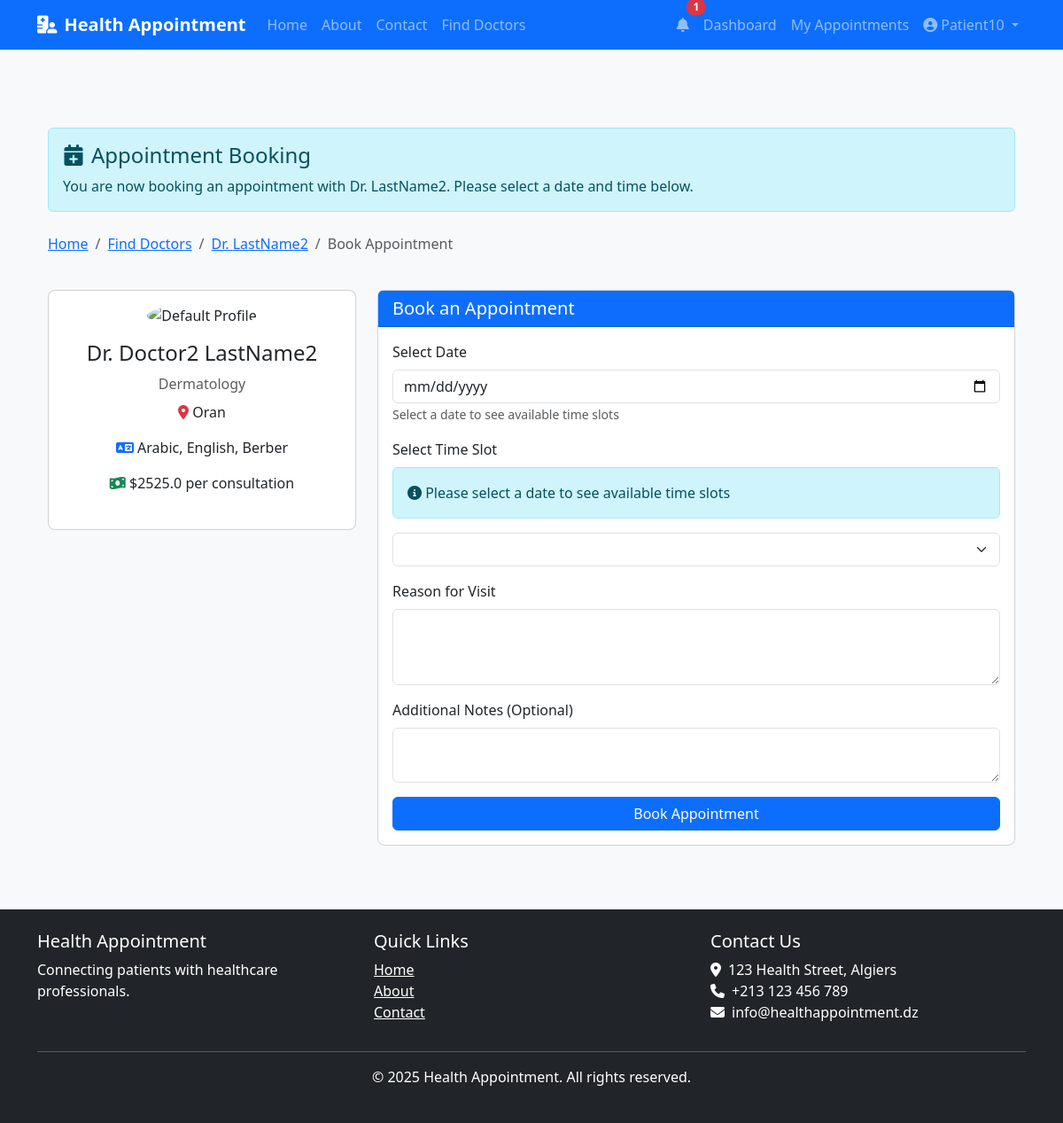
The app's page /book-appointment/2 (signed in) with its own data.
### models.py (models this page shows, shortened)
class User(db.Model, UserMixin):
    __tablename__ = 'users'
    id = db.Column(db.Integer, primary_key=True)
    email = db.Column(db.String(120), unique=True, nullable=False)
    phone = db.Column(db.String(20), unique=True, nullable=False)
    password_hash = db.Column(db.String(128), nullable=False)
    first_name = db.Column(db.String(50), nullable=False)
    last_name = db.Column(db.String(50), nullable=False)
    user_type = db.Column(db.Enum(UserType), nullable=False)
    is_active = db.Column(db.Boolean, default=False)
    created_at = db.Column(db.DateTime, default=datetime.utcnow)
    updated_at = db.Column(db.DateTime, default=datetime.utcnow, onupdate=datetime.utcnow)
    phone_verified = db.Column(db.Boolean, default=False)
    phone_verification_code = db.Column(db.String(6))
    phone_verification_sent_at = db.Column(db.DateTime)
    email_verified = db.Column(db.Boolean, default=False)
    email_verification_token = db.Column(db.String(100))
    email_verification_sent_at = db.Column(db.DateTime)
    patient = db.relationship('Patient', backref='user', uselist=False, cascade='all, delete-orphan')
    doctor = db.relationship('Doctor', backref='user', uselist=False, cascade='all, delete-orphan')
    notifications = db.relationship('Notification', backref='user', lazy=True, cascade='all, delete-orphan')

class Doctor(db.Model):
    __tablename__ = 'doctors'
    id = db.Column(db.Integer, primary_key=True)
    user_id = db.Column(db.Integer, db.ForeignKey('users.id'), nullable=False)
    specialty = db.Column(db.String(100))
    license_number = db.Column(db.String(50), unique=True, nullable=False)
    years_of_experience = db.Column(db.Integer)
    education = db.Column(db.Text)
    bio = db.Column(db.Text)
    verification_status = db.Column(db.Enum(VerificationStatus), default=VerificationStatus.PENDING)
    verification_notes = db.Column(db.Text)
    location = db.Column(db.String(255))
    languages = db.Column(db.String(255))  # Comma-separated list of languages
    consultation_fee = db.Column(db.Float)
    profile_picture = db.Column(db.String(255))
    license_document_path = db.Column(db.String(255))
    certificate_path = db.Column(db.String(255))
    availability = db.relationship('DoctorAvailability', backref='doctor', lazy=True, cascade='all, delete-orphan')
    appointments = db.relationship('Appointment', backref='doctor', lazy=True, cascade='all, delete-orphan')

### routes.py (the view, shortened to what this page needs)
@main.route('/book-appointment/<int:doctor_id>', methods=['GET', 'POST'])
@login_required
def book_appointment(doctor_id):
    current_app.logger.debug(f"book_appointment called for doctor_id={doctor_id}")
    current_app.logger.debug(f"User type: {current_user.user_type}")
    if current_user.user_type != UserType.PATIENT:
        flash('Only patients can book appointments.', 'danger')
        return redirect(url_for('main.index'))
    doctor = Doctor.query.get_or_404(doctor_id)
    patient = Patient.query.filter_by(user_id=current_user.id).first_or_404()
    form = AppointmentBookingForm()
    return render_template('main/book_appointment.html',
                          doctor=doctor,
                          form=form,
                          current_date=datetime.now().strftime('%Y-%m-%d'))

### forms.py
class AppointmentBookingForm(FlaskForm):
    appointment_date = DateField('Appointment Date', validators=[DataRequired()])
    time_slot = SelectField('Time Slot', validators=[DataRequired()])
    reason = TextAreaField('Reason for Visit', validators=[DataRequired()])
    notes = TextAreaField('Additional Notes')
    submit = SubmitField('Book Appointment')

### app.py (called while the page is built)
@login_manager.user_loader
def load_user(user_id):
    return User.query.get(int(user_id))

def create_app():
    app = Flask(__name__)
    app.config.from_object(get_config())
    app.config['SESSION_COOKIE_NAME'] = f'session_{uuid.uuid4().hex[:8]}'
    os.makedirs(app.config['UPLOAD_FOLDER'], exist_ok=True)
    db.init_app(app)
    login_manager.init_app(app)
    login_manager.login_view = 'auth.login'
    login_manager.login_message_category = 'info'
    mail.init_app(app)
    bcrypt.init_app(app)
    app.register_blueprint(main)
    app.register_blueprint(auth, url_prefix='/auth')
    app.register_blueprint(patient, url_prefix='/patient')
    app.register_blueprint(doctor, url_prefix='/doctor')
    app.register_blueprint(admin, url_prefix='/admin')
    app.register_blueprint(admin_panel)
    @app.context_processor
    def inject_now():
        return {'now': datetime.datetime.now()}
    return app

### templates/main/book_appointment.html (shortened to what this page needs)
{% extends 'base.html' %}
{% block content %}
<div class="container mt-5">
    <div class="alert alert-info mb-4">
        <h4 class="alert-heading"><i class="fas fa-calendar-plus me-2"></i>Appointment Booking</h4>
        <p class="mb-0">You are now booking an appointment with Dr. {{ doctor.user.last_name }}. Please select a date and time below.</p>
    </div>
    <div class="row mb-4">
        <div class="col-md-12">
            <nav aria-label="breadcrumb">
                <ol class="breadcrumb">
                    <li class="breadcrumb-item"><a href="{{ url_for('main.index') }}">Home</a></li>
                    <li class="breadcrumb-item"><a href="{{ url_for('main.find_doctors') }}">Find Doctors</a></li>
                    <li class="breadcrumb-item"><a href="{{ url_for('main.doctor_profile', doctor_id=doctor.id) }}">Dr. {{ doctor.user.last_name }}</a></li>
                    <li class="breadcrumb-item active">Book Appointment</li>
                </ol>
            </nav>
        </div>
    </div>
    <div class="row">
        <div class="col-md-4 mb-4">
            <div class="card">
                <div class="card-body text-center">
                    {% if doctor.profile_picture %}
                        <img src="{{ url_for('static', filename=doctor.profile_picture) }}" alt="Profile Picture" class="img-fluid rounded-circle mb-3" style="max-width: 150px; max-height: 150px;">
                    {% else %}
                        <img src="{{ url_for('static', filename='img/default-profile.png') }}" alt="Default Profile" class="img-fluid rounded-circle mb-3" style="max-width: 150px; max-height: 150px;">
                    {% endif %}
                    <h4>Dr. {{ doctor.user.first_name }} {{ doctor.user.last_name }}</h4>
                    <p class="text-muted mb-2">{{ doctor.specialty }}</p>
                    <div class="mb-3">
                        <i class="fas fa-map-marker-alt text-danger"></i>
                        {{ doctor.location or 'Location not specified' }}
                    </div>
                    <div class="mb-3">
                        <i class="fas fa-language text-primary"></i>
                        {{ doctor.languages or 'Languages not specified' }}
                    </div>
                    <div class="mb-4">
                        <i class="fas fa-money-bill-wave text-success"></i>
                        ${{ doctor.consultation_fee or '0' }} per consultation
                    </div>
                </div>
            </div>
        </div>
        <div class="col-md-8">
            <div class="card">
                <div class="card-header bg-primary text-white">
                    <h5 class="card-title mb-0">Book an Appointment</h5>
                </div>
                <div class="card-body">
                    <form method="POST" id="appointmentForm" action="{{ url_for('main.book_appointment', doctor_id=doctor.id) }}">
                        <div class="mb-3">
                            <label for="appointment_date" class="form-label">Select Date</label>
                            {{ form.appointment_date(class="form-control", id="appointment_date") }}
                            <small class="text-muted">Select a date to see available time slots</small>
                        </div>
                        <div class="mb-3">
                            <label for="time_slot" class="form-label">Select Time Slot</label>
                            <div id="timeSlotContainer" class="mb-2">
                            </div>
                            {{ form.time_slot(class="form-select", id="time_slot") }}
                        </div>
                        <div class="mb-3">
                            <label for="reason" class="form-label">Reason for Visit</label>
                            {{ form.reason(class="form-control", rows=3) }}
                        </div>
                        <div class="mb-3">
                            <label for="notes" class="form-label">Additional Notes (Optional)</label>
                            {{ form.notes(class="form-control", rows=2) }}
                        </div>
                        <div class="d-grid gap-2">
                            {{ form.submit(class="btn btn-primary") }}
                        </div>
                    </form>
                </div>
            </div>
        </div>
    </div>
</div>
{% endblock %}

### templates/base.html (shortened to what this page needs)
<!DOCTYPE html>
<html lang="en">
<head>
    <link href="https://cdn.jsdelivr.net/npm/bootstrap@5.3.0/dist/css/bootstrap.min.css" rel="stylesheet">
    <link rel="stylesheet" href="https://cdnjs.cloudflare.com/ajax/libs/font-awesome/6.4.0/css/all.min.css">
    <link rel="stylesheet" href="{{ url_for('static', filename='css/style.css') }}">
</head>
<body>
    <nav class="navbar navbar-expand-lg navbar-dark bg-primary">
        <div class="container">
            <a class="navbar-brand" href="{{ url_for('main.index') }}">
                <i class="fas fa-hospital-user me-2"></i>Health Appointment
            </a>
            <div class="collapse navbar-collapse" id="navbarNav">
                <ul class="navbar-nav me-auto">
                    <li class="nav-item">
                        <a class="nav-link" href="{{ url_for('main.index') }}">Home</a>
                    </li>
                    <li class="nav-item">
                        <a class="nav-link" href="{{ url_for('main.about') }}">About</a>
                    </li>
                    <li class="nav-item">
                        <a class="nav-link" href="{{ url_for('main.contact') }}">Contact</a>
                    </li>
                    {% if current_user.is_authenticated %}
                    <li class="nav-item">
                        <a class="nav-link" href="{{ url_for('main.find_doctors') }}">Find Doctors</a>
                    </li>
                    {% endif %}
                </ul>
                <ul class="navbar-nav">
                    {% if current_user.is_authenticated %}
                        <li class="nav-item">
                            <a class="nav-link position-relative" href="{{ url_for('main.notifications') }}">
                                <i class="fas fa-bell"></i>
                                <span class="position-absolute top-0 start-100 translate-middle badge rounded-pill bg-danger notification-badge" style="display: none;">
                                    <span class="notification-count">0</span>
                                </span>
                            </a>
                        </li>
                        {% if current_user.user_type.value == 'patient' %}
                            <li class="nav-item">
                                <a class="nav-link" href="{{ url_for('patient.dashboard') }}">Dashboard</a>
                            </li>
                            <li class="nav-item">
                                <a class="nav-link" href="{{ url_for('patient.appointments') }}">My Appointments</a>
                            </li>
                        {% endif %}
                        <li class="nav-item dropdown">
                            <a class="nav-link dropdown-toggle" href="#" id="userDropdown" role="button" data-bs-toggle="dropdown">
                                <i class="fas fa-user-circle me-1"></i>{{ current_user.first_name }}
                            </a>
                        </li>
                    {% endif %}
                </ul>
            </div>
        </div>
    </nav>
    <main class="container py-4">
        {% block content %}{% endblock %}
    </main>
    <footer class="bg-dark text-white py-4 mt-5">
        <div class="container">
            <div class="row">
                <div class="col-md-4">
                    <h5>Health Appointment</h5>
                    <p>Connecting patients with healthcare professionals.</p>
                </div>
                <div class="col-md-4">
                    <h5>Quick Links</h5>
                    <ul class="list-unstyled">
                        <li><a href="{{ url_for('main.index') }}" class="text-white">Home</a></li>
                        <li><a href="{{ url_for('main.about') }}" class="text-white">About</a></li>
                        <li><a href="{{ url_for('main.contact') }}" class="text-white">Contact</a></li>
                    </ul>
                </div>
                <div class="col-md-4">
                    <h5>Contact Us</h5>
                    <address>
                        <i class="fas fa-map-marker-alt me-2"></i>123 Health Street, Algiers<br>
                        <i class="fas fa-phone me-2"></i>+213 123 456 789<br>
                        <i class="fas fa-envelope me-2"></i>info@healthappointment.dz
                    </address>
                </div>
            </div>
            <hr>
            <div class="text-center">
                <p>&copy; {{ now.year }} Health Appointment. All rights reserved.</p>
            </div>
        </div>
    </footer>
</body>
</html>

### static/css/style.css (style rules this page uses)
body { font-family: 'Segoe UI', Tahoma, Geneva, Verdana, sans-serif; background-color: #f8f9fa; }
.navbar-brand { font-weight: bold; }
.card { border-radius: 0.5rem; transition: transform 0.3s; }
footer { margin-top: 3rem; }
.form-label { font-weight: 500; }
.btn-primary { background-color: #0d6efd; border-color: #0d6efd; }

### records on screen
User: first_name "Patient10"
User: user.last_name "LastName2", user.first_name "Doctor2"
Doctor: specialty "Dermatology", location "Oran", languages "Arabic, English, Berber", consultation_fee "2525.0"
